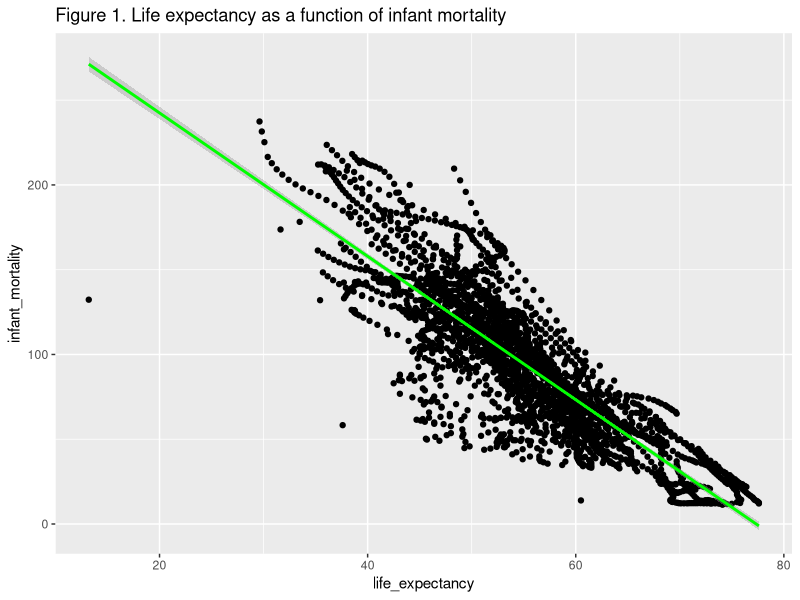
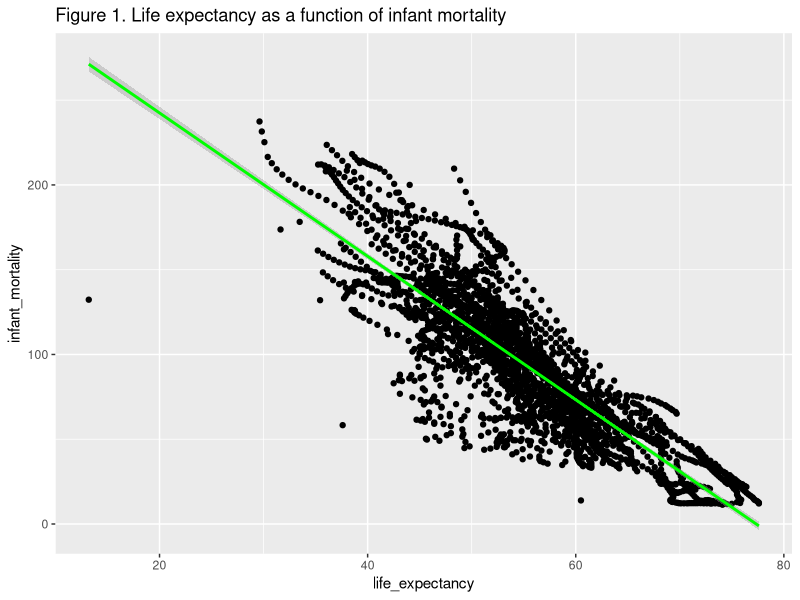
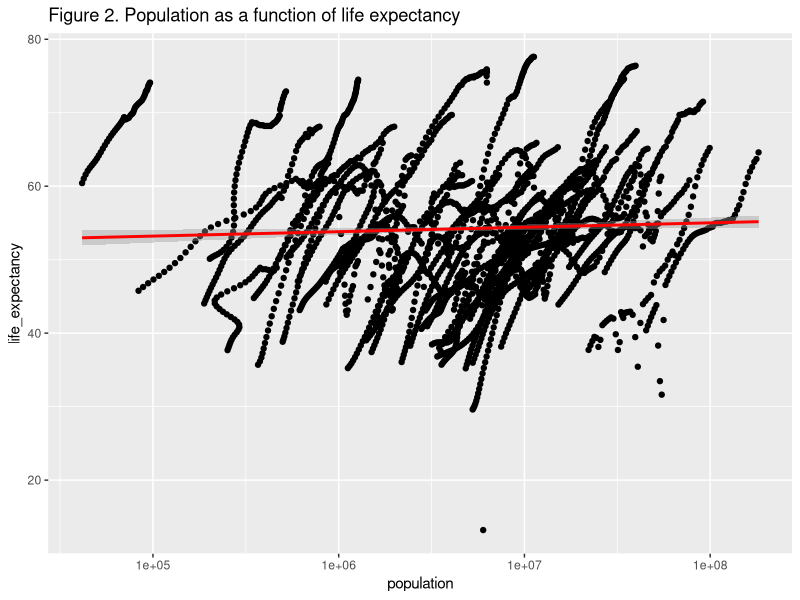
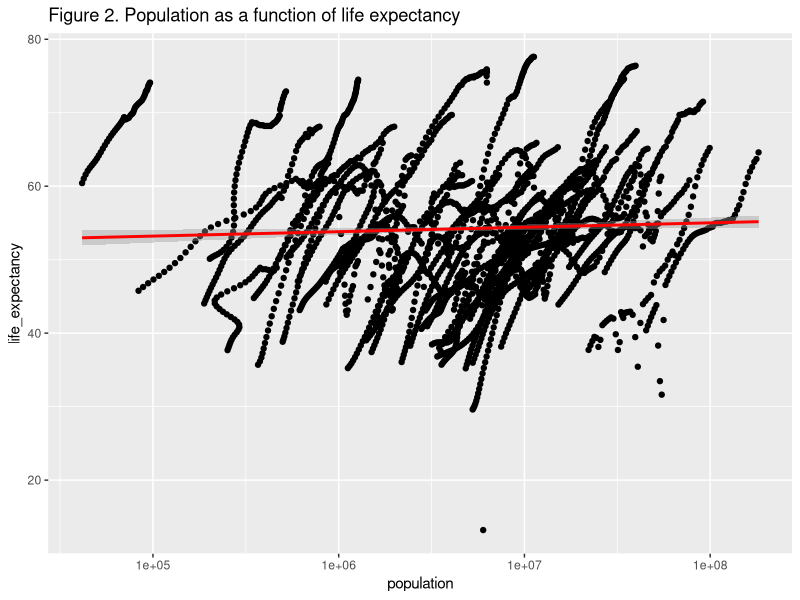
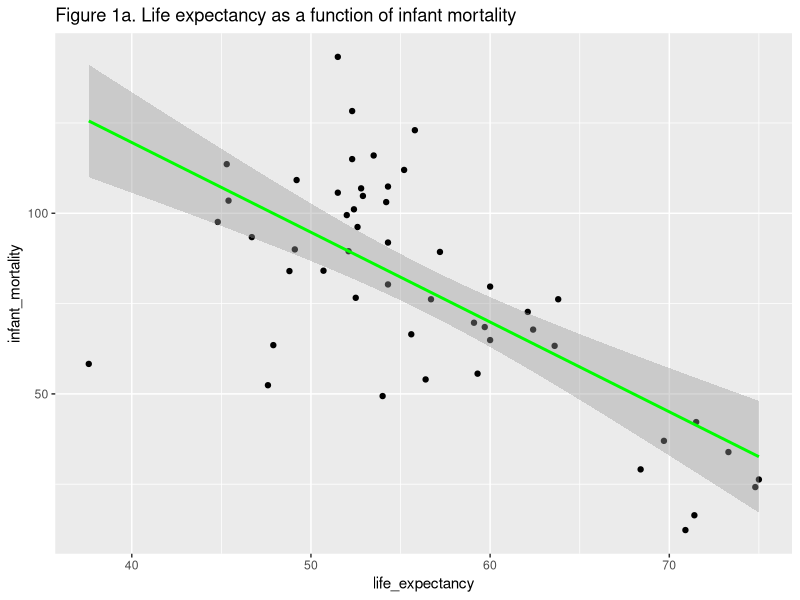
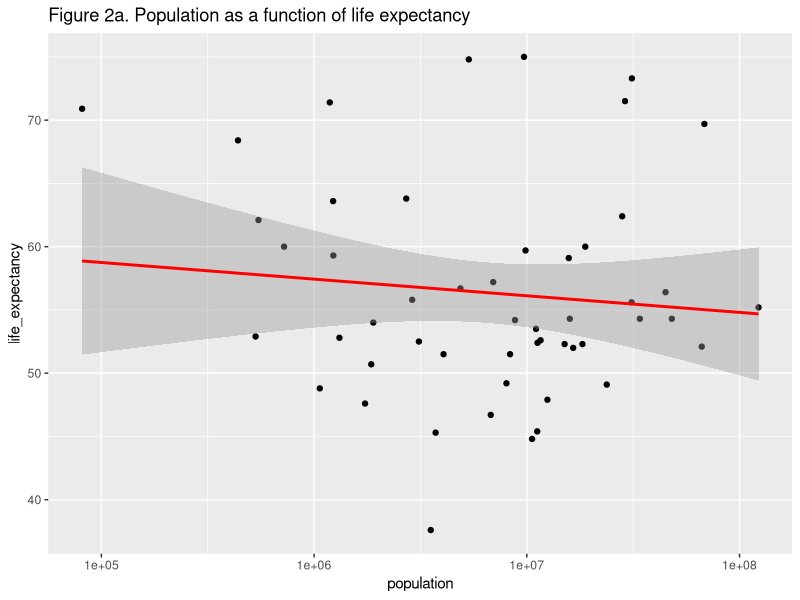
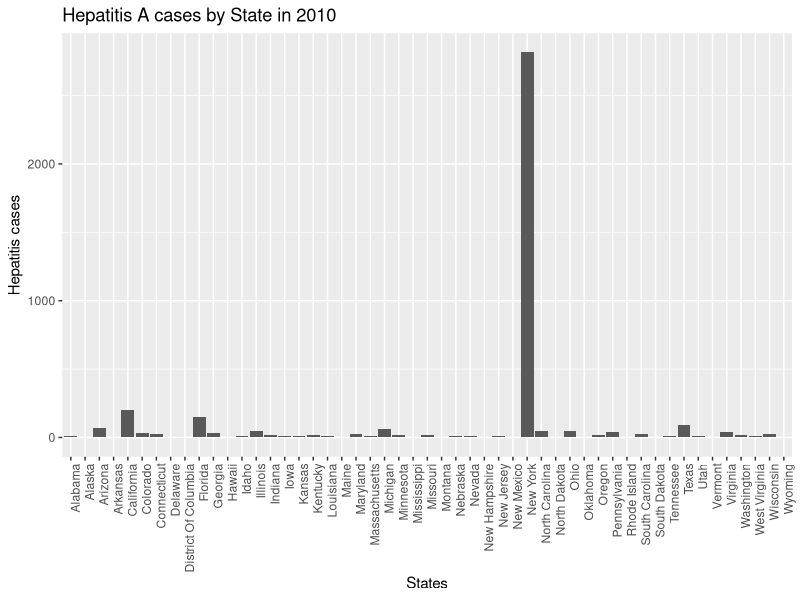
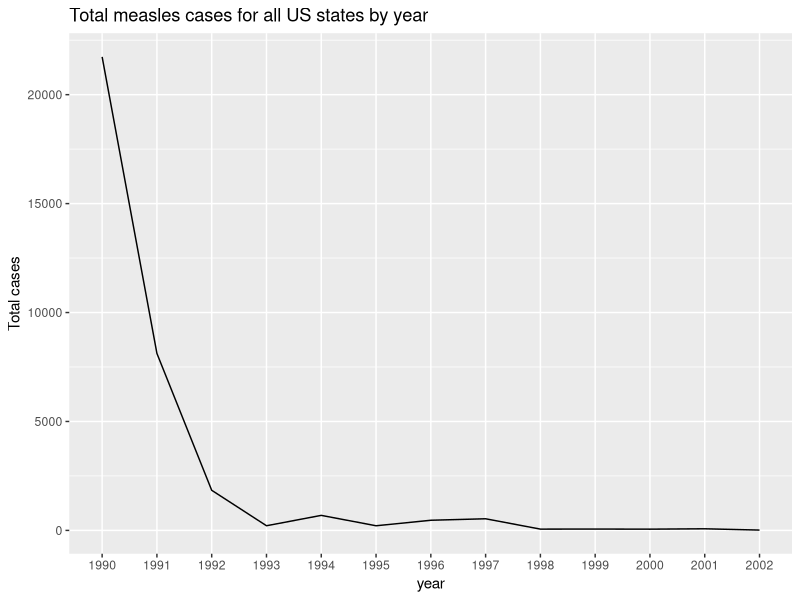

Source code (R) for these figures, in order:
## ---- chunk 1
install.packages("dslabs", repos = "https://cran.rstudio.com/")
library("dslabs")      #load the package.
library("tidyverse")   #This is a good package for data processing tasks and since I have it installed, I only had to load it. 
library(ggplot2)       #use to generate plots. 
library(dplyr)         #load this package if you want to use %>%
## ---- chunk 2
help("gapminder")
## ---- chunk 3
str(gapminder) #get an over view of data structure.
## ---- chunk 4
summary(gapminder)
## ---- chunk 5
class(gapminder)
## ---- chunk 6
africadata <- filter(gapminder, continent == "Africa")
## ---- chunk 7
head(africadata, n = 100) #view the first 100 rows of the dataset.
str(africadata) #get an overview the data structure.
summary(africadata) #get a summary of data.
dim(africadata) #check the dimensions of data.
## ---- chunk 8
inf.mort_lf.exp <- africadata %>% 
  select("infant_mortality", "life_expectancy") #create a new dataset from africadata that only contains two columns namely, infant_mortality and life_expectancy. 
str(inf.mort_lf.exp) #get an overview of the data structure.
summary(inf.mort_lf.exp) #get a summary of the data.
nrow(inf.mort_lf.exp) #check number of row/observations. 
dim(inf.mort_lf.exp) #check the dimensions of the data.
## ---- chunk 9
pop_lf.exp <- africadata %>%
  select("population", "life_expectancy") #create a new dataset from africadata with only two columns namely, population and life_expectancy. 

str(pop_lf.exp) #get an overview of the data structure.
summary(pop_lf.exp) #get a summary of the data.
dim(pop_lf.exp) #check the dimnensions of the data. 
## ---- chunk 10
pt1 <- inf.mort_lf.exp %>% 
  ggplot(aes(life_expectancy, infant_mortality)) + geom_point(color = "black") + geom_smooth(color = "green",method = 'lm') + labs(title = "Figure 1. Life expectancy as a function of infant mortality")  #generate a scatterplot with regression line to demonstrate the positive or negative correlation. 

plot(pt1) #generate the scatterplot.

print(pt1) #print the plot. 
## ---- chunk 11
pt2 <- pop_lf.exp %>%
  ggplot(aes(population, life_expectancy)) + geom_point(color = "black") + scale_x_log10() + geom_smooth(color = "red", method = 'lm') + labs(title = "Figure 2. Population as a function of life expectancy") #generated a scatterplot with population on the x-axis and life_expectancy on the y-axis.Note: we have set x-axis to log scale. 
plot(pt2) #generate the plot.
print(pt2) # print the plot. 
## ---- chunk 12
summary(africadata$infant_mortality) #look at the summary for NA's. 
sum(is.na(africadata$infant_mortality)) # total number of NA's in infant mortality column.
## ---- chunk 13
missing_df <- africadata %>% 
  select("year", "infant_mortality")  #variable called missing_df with the variables year and infant mortality.
head(missing_df, n = 100 )  #view the first 100 rows of the newly created dataset.

missing_df <- missing_df %>% 
  filter(is.na(infant_mortality)) %>%  #filter the NA's from infant mortality variable. 
  select(year) %>%    #select the variable year that corresponds with the NA's in infant mortality column.
  distinct()  #use it to avoid repetition of the same years. 
head(missing_df, n = 100)  #view the dataset.

year_2000 <- africadata %>%  #select the year 2000 from the year column to further investigate by generating plots. 
  filter(year == 2000)
str(year_2000)  #get overview of the data structure.
summary(year_2000)  #summary of the dataset called year_2000 that has 51 observations and 9 variables. 
## ---- chunk 14
pt1.v2 <- year_2000 %>%       #generate a scatterplot of life_expectancy as a function of infant mortality which now holds data for the year 2000 only.
  ggplot(aes(life_expectancy, infant_mortality)) + geom_point(color = "black") + geom_smooth(color = "green", method = 'lm') + labs(title = "Figure 1a. Life expectancy as a function of infant mortality")  #generate scatterplot using this code with a few tweeks in the code to make the plot look better and more colorful. The labs argument is used to add custom titles to the scatterplot.
plot(pt1.v2) #generate the plot. 


pt2.v2 <- year_2000 %>%    #generate a scatterplot of population as a function of life expectancy which now holds data for the year 2000 only with 51 observations.
  ggplot(aes(population, life_expectancy)) + geom_point(color = "black") + scale_x_log10() + geom_smooth(color = "red", method = 'lm') + labs(title = "Figure 2a. Population as a function of life expectancy")   #generate scatterplot using this code with a few tweeks in the code to make the plot look better and more colorful. The argument labs is used to add custom titles to the scatterplot.
plot(pt2.v2)  #generate the plot.
## ---- chunk 15
fit1 <- lm(life_expectancy ~ infant_mortality, data = year_2000) #fit regression model with life expectancy as the outcome and infant mortality as predictor. Note: In the lm function, outcome lies on the left of tilde sign and predictor on the right side.  
summary(fit1) #get the summary of the sample model
## ---- chunk 16
fit2 <- lm(life_expectancy ~ population, data = year_2000) #fit regession model with life expectancy as outcome and population as predictor.

summary(fit2) #get the summary for the fitted model.
## ---- chunk 17
library(knitr) # For kable() table formatting
library(tidyverse)  # For data wrangling and plotting
## ---- chunk 18
#Get an overview of the us_contagious_diseases data structure
str(us_contagious_diseases) # Understand the variables and types

#Get a summary of the us_contagious_diseases data
summary(us_contagious_diseases) # Basic statistics across variables

#Determine the object class for the us_contagious_diseases dataset
class(us_contagious_diseases) 

#View the dataset help file information to learn more from documentation
help(us_contagious_diseases)

#View the dataset as a whole in the console
view(us_contagious_diseases)

#If not rendering you can print this too:
#print(us_contagious_diseases)

#Render friendly shorter view:
head(us_contagious_diseases, n = 50) # see the top 50 results printed

## ---- chunk 19
# Focus analysis on the years 1990 to 2010
us_illness_20y <- us_contagious_diseases |> filter(year>1989 & year<2011) #Use the filter function to select for the rows that include the years 1990 - 2010


#View the reduced 20 Year dataset as a whole in the console although this will not display on the rendered website
view(us_illness_20y)

#If not rendering you can print this too:
#print(us_illness_20y)

#Render friendly shorter view:
head(us_illness_20y, n = 50) # see the top 50 results printed
summary(us_illness_20y)

## ---- chunk 20
# Check for any NAs
us_illness_20y |> filter(if_any(everything(), is.na)) #Filter used, If_any helps to check all columns, and everything applies the is.na function to all the columns.

## ---- chunk 21
#First we will create an object with all the Hepatitis A cases in 2010 filtered 
hepatitis_A_2010 <- us_contagious_diseases |>filter(disease=='Hepatitis A' & year==2010) 

#We will now get a sum of all the case counts from the hepatitis cases in 2010
# Total case count for Hepatitis A in 2010
hep_A_2010_count <- sum(hepatitis_A_2010 $count)

## ---- chunk 22
#Generate a bar chart that displays Hepatitis A case numbers by state from the year 2010
ggplot(data = hepatitis_A_2010, aes(x =state, y =count)) + geom_bar(stat = "identity") + labs(title = "Hepatitis A cases by State in 2010", x = "States", y = "Hepatitis cases") + theme(axis.text.x = element_text(angle = 90, hjust = 1))
#Use the ggplot function with aes and define the variables, define a bar chart by using geom_bar, add labels with labs, and then specify that the x-axis labels rotate 90 degrees by using the theme function.

## ---- chunk 23
#Use the filter function and view the results
# Filter dataset for measles cases in the 20-year window
measles_cases <- us_illness_20y|> filter(disease=='Measles')
summary(measles_cases)
#Render friendly approach to viewing the data although this will not display on the rendered website
head(measles_cases, n = 50) # see the top 50 results printed (a little over two of the 20 year periods)
view(measles_cases)

#If not rendering you can print this too but the list will have 663 rows:
#print(measles_cases)

## ---- chunk 24
# Get list of unique states
unique(measles_cases$state)
## ---- chunk 25
#We get the total measles cases by grouping the years together and then using the sum function on the count and then summarise these results
# Summarize measles totals per year
measles_total_cases <- measles_cases |> group_by(year) |> summarise(total_cases=sum(count))

print(measles_total_cases)
# Show summary of annual case totals
summary(measles_total_cases)
## ---- chunk 26
#First we want to make sure that years are seen as a factor/categorical for the plot.
measles_total_cases$year <- as.factor(measles_total_cases$year)

#Plot a line graph with the appropriate variables and labels. Ensure that we have group set as 1 since this is a line plot with factors.
ggplot(data = measles_total_cases, aes(x=year, y= total_cases)) + geom_line(group=1) + labs(title= "Total measles cases for all US states by year", x = "year", y = "Total cases")


## ---- chunk 27
# Create a new column that calculates the percent of the population affected by measles
# This helps normalize across states with large and small populations
# (e.g., 1,000 cases in New York vs. 1,000 in Vermont are not equivalent in population impact)

#adding an additonal column with the mutate function
measles_percent <- measles_cases|> mutate(percent_affected = count/population*100)

#Reorder the percent of the population affected from highest to lowest
measles_percent_top <- measles_percent |> arrange(desc(percent_affected))

#Render friendly approach to viewing the data although this will not display on the rendered website
head(measles_cases, n = 50) # see the top 50 results printed (a little over four of the 12 year periods - data from just over four states)
view(measles_cases)

#If not rendering you can print this too but the list will have 663 rows:
#print(measles_percent_top)

# Display top 10 state-year combinations using kable for clean output
kable(head(measles_percent_top, 10), caption = "Top 10 State-Year Combinations by Measles Percent Affected")
## ---- chunk 28
# Identify top 5 states by average measles percent affected across all years
top_states <- measles_percent |>
  group_by(state) |>
  summarise(avg_percent = mean(percent_affected)) |>
  slice_max(avg_percent, n = 5) |>
  pull(state)

# Filter original dataset to include only these top states
measles_top_states <- measles_percent |>
  filter(state %in% top_states)

# Convert year to a factor so x-axis shows as categorical integers
measles_top_states$year <- as.factor(measles_top_states$year)

# Plot percent of population affected over time for these top states
ggplot(measles_top_states, aes(x = year, y = percent_affected, color = state, group = state)) +
  geom_line(size = 1.1) +
  labs(
    title = "Measles Impact Over Time\nTop 5 States by % of Population Affected",
    x = "Year",
    y = "% of Population Affected"
  ) +
  theme_minimal() +
  theme(
    plot.title = element_text(hjust = 0.5, size = 14, face = "bold"),
    axis.text.x = element_text(angle = 45, hjust = 1))

## ---- chunk 29
# Fit a linear model to explore relationship between population size and the percent of the population affected by measles
# 'lm' fits a linear regression model
# 'percent_affected' is the dependent (response) variable
# 'population' is the independent (predictor) variable
#generate a linear model with the highlighted variables
measles_cases_model <- lm(percent_affected ~ population, data = measles_percent)

#display the results of the linear model
summary(measles_cases_model)
